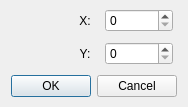
<?xml version="1.0" encoding="UTF-8"?>
<ui version="4.0">
 <class>DialogPosition</class>
 <widget class="QDialog" name="DialogPosition">
  <property name="geometry">
   <rect>
    <x>0</x>
    <y>0</y>
    <width>186</width>
    <height>107</height>
   </rect>
  </property>
  <property name="windowTitle">
   <string>调整位置</string>
  </property>
  <layout class="QGridLayout" name="gridLayout">
   <property name="topMargin">
    <number>5</number>
   </property>
   <property name="bottomMargin">
    <number>5</number>
   </property>
   <item row="0" column="1">
    <layout class="QHBoxLayout" name="horizontalLayout" stretch="0,0">
     <property name="spacing">
      <number>4</number>
     </property>
     <property name="sizeConstraint">
      <enum>QLayout::SetDefaultConstraint</enum>
     </property>
     <property name="leftMargin">
      <number>4</number>
     </property>
     <property name="rightMargin">
      <number>4</number>
     </property>
     <item>
      <widget class="QLabel" name="label">
       <property name="maximumSize">
        <size>
         <width>32</width>
         <height>16777215</height>
        </size>
       </property>
       <property name="layoutDirection">
        <enum>Qt::LeftToRight</enum>
       </property>
       <property name="text">
        <string>X:</string>
       </property>
       <property name="alignment">
        <set>Qt::AlignCenter</set>
       </property>
      </widget>
     </item>
     <item>
      <widget class="QUnitSpinBox" name="spinBoxX">
       <property name="minimumSize">
        <size>
         <width>64</width>
         <height>0</height>
        </size>
       </property>
       <property name="maximum">
        <number>2048</number>
       </property>
      </widget>
     </item>
    </layout>
   </item>
   <item row="1" column="1">
    <layout class="QHBoxLayout" name="horizontalLayout_2">
     <property name="spacing">
      <number>4</number>
     </property>
     <property name="leftMargin">
      <number>4</number>
     </property>
     <property name="rightMargin">
      <number>4</number>
     </property>
     <item>
      <widget class="QLabel" name="label_2">
       <property name="maximumSize">
        <size>
         <width>32</width>
         <height>16777215</height>
        </size>
       </property>
       <property name="baseSize">
        <size>
         <width>0</width>
         <height>0</height>
        </size>
       </property>
       <property name="text">
        <string>Y:</string>
       </property>
       <property name="alignment">
        <set>Qt::AlignCenter</set>
       </property>
      </widget>
     </item>
     <item>
      <widget class="QUnitSpinBox" name="spinBoxY">
       <property name="minimumSize">
        <size>
         <width>64</width>
         <height>0</height>
        </size>
       </property>
       <property name="maximum">
        <number>2048</number>
       </property>
      </widget>
     </item>
    </layout>
   </item>
   <item row="2" column="0" colspan="2">
    <widget class="QDialogButtonBox" name="buttonBox">
     <property name="layoutDirection">
      <enum>Qt::LeftToRight</enum>
     </property>
     <property name="orientation">
      <enum>Qt::Horizontal</enum>
     </property>
     <property name="standardButtons">
      <set>QDialogButtonBox::Cancel|QDialogButtonBox::Ok</set>
     </property>
     <property name="centerButtons">
      <bool>true</bool>
     </property>
    </widget>
   </item>
   <item row="0" column="0" rowspan="2">
    <widget class="QLabel" name="label_3">
     <property name="sizePolicy">
      <sizepolicy hsizetype="Preferred" vsizetype="Preferred">
       <horstretch>0</horstretch>
       <verstretch>0</verstretch>
      </sizepolicy>
     </property>
     <property name="maximumSize">
      <size>
       <width>48</width>
       <height>48</height>
      </size>
     </property>
     <property name="text">
      <string/>
     </property>
     <property name="pixmap">
      <pixmap resource="../Img.qrc">:/Image/PixelEditor/Position.svg</pixmap>
     </property>
     <property name="scaledContents">
      <bool>true</bool>
     </property>
     <property name="alignment">
      <set>Qt::AlignCenter</set>
     </property>
     <property name="margin">
      <number>0</number>
     </property>
    </widget>
   </item>
  </layout>
 </widget>
 <customwidgets>
  <customwidget>
   <class>QUnitSpinBox</class>
   <extends>QSpinBox</extends>
   <header location="global">custom/qunitspinbox.h</header>
  </customwidget>
 </customwidgets>
 <resources>
  <include location="../Img.qrc"/>
 </resources>
 <connections>
  <connection>
   <sender>buttonBox</sender>
   <signal>accepted()</signal>
   <receiver>DialogPosition</receiver>
   <slot>accept()</slot>
   <hints>
    <hint type="sourcelabel">
     <x>92</x>
     <y>85</y>
    </hint>
    <hint type="destinationlabel">
     <x>92</x>
     <y>53</y>
    </hint>
   </hints>
  </connection>
  <connection>
   <sender>buttonBox</sender>
   <signal>rejected()</signal>
   <receiver>DialogPosition</receiver>
   <slot>reject()</slot>
   <hints>
    <hint type="sourcelabel">
     <x>92</x>
     <y>85</y>
    </hint>
    <hint type="destinationlabel">
     <x>92</x>
     <y>53</y>
    </hint>
   </hints>
  </connection>
 </connections>
</ui>
